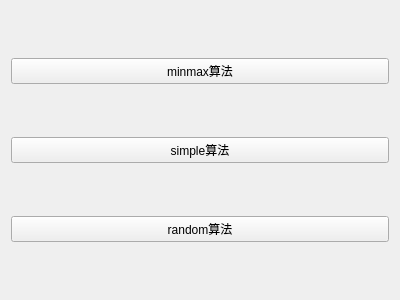
<?xml version="1.0" encoding="UTF-8"?>
<ui version="4.0">
 <class>Form</class>
 <widget class="QWidget" name="Form">
  <property name="geometry">
   <rect>
    <x>0</x>
    <y>0</y>
    <width>400</width>
    <height>300</height>
   </rect>
  </property>
  <property name="windowTitle">
   <string>Form</string>
  </property>
  <layout class="QVBoxLayout" name="verticalLayout">
   <item>
    <widget class="QPushButton" name="minmaxbtn">
     <property name="sizePolicy">
      <sizepolicy hsizetype="Minimum" vsizetype="Fixed">
       <horstretch>0</horstretch>
       <verstretch>0</verstretch>
      </sizepolicy>
     </property>
     <property name="text">
      <string>minmax算法</string>
     </property>
    </widget>
   </item>
   <item>
    <widget class="QPushButton" name="simplebtn">
     <property name="text">
      <string>simple算法</string>
     </property>
    </widget>
   </item>
   <item>
    <widget class="QPushButton" name="randombtn">
     <property name="text">
      <string>random算法</string>
     </property>
    </widget>
   </item>
  </layout>
 </widget>
 <resources/>
 <connections/>
</ui>
